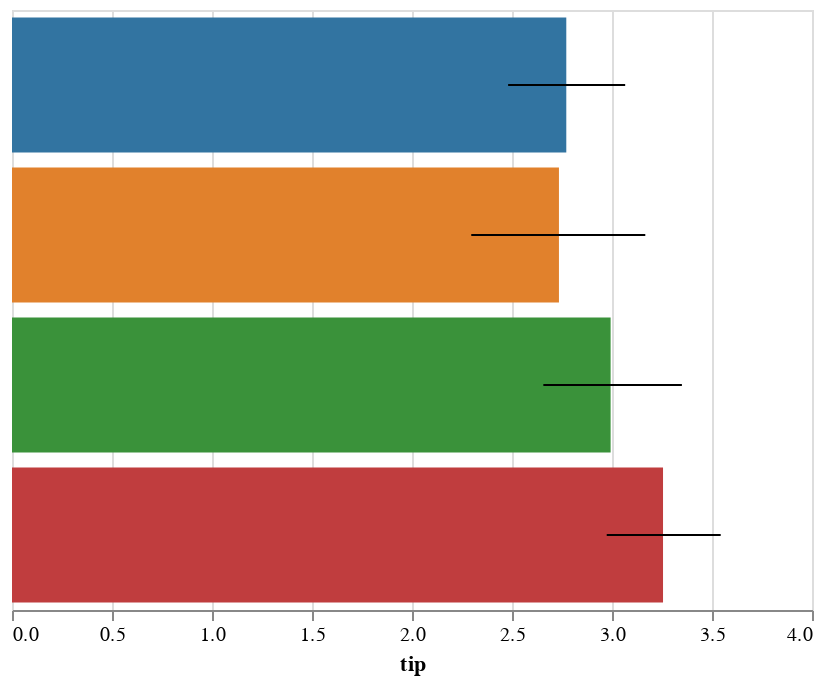

This figure's notebook cell:
### Code cell
display(salt.barplot(x="tip", y="day", data=tips))
ax = sns.barplot(x="tip", y="day", data=tips)

### Figure 1 — Vega-Lite specification as saved in the notebook (floating-point values rounded to 4 significant figures)
{"$schema": "https://vega.github.io/schema/vega-lite/v2.4.1.json", "config": {"view": {"height": 300, "width": 400}}, "data": {"values": [{"c": "rgb(49.62499999999999, 115.62499999999996, 161.37500000000003)", "ci0": 2.481, "ci1": 3.066, "day": "Thur", "tip": 2.771}, {"c": "rgb(224.87499999999997, 128.875, 44.12500000000004)", "ci0": 2.296, "ci1": 3.166, "day": "Fri", "tip": 2.735}, {"c": "rgb(58.49999999999999, 145.50000000000003, 58.49999999999999)", "ci0": 2.657, "ci1": 3.349, "day": "Sat", "tip": 2.993}, {"c": "rgb(192.125, 60.87500000000001, 61.62499999999999)", "ci0": 2.974, "ci1": 3.543, "day": "Sun", "tip": 3.255}]}, "layer": [{"encoding": {"color": {"field": "c", "scale": null, "type": "nominal"}, "x": {"axis": {"title": "tip"}, "field": "tip", "type": "quantitative"}, "y": {"axis": {"title": "day"}, "field": "day", "sort": null, "type": "nominal"}}, "mark": "bar", "selection": {"selector003": {"bind": "scales", "encodings": ["x", "y"], "mark": {"fill": "#333", "fillOpacity": 0.125, "stroke": "white"}, "on": "[mousedown, window:mouseup] > window:mousemove!", "resolve": "global", "translate": "[mousedown, window:mouseup] > window:mousemove!", "type": "interval", "zoom": "wheel!"}}}, {"encoding": {"x": {"field": "ci0", "type": "quantitative"}, "x2": {"field": "ci1", "type": "quantitative"}, "y": {"axis": null, "field": "day", "sort": null, "type": "nominal"}}, "mark": "rule"}]}
